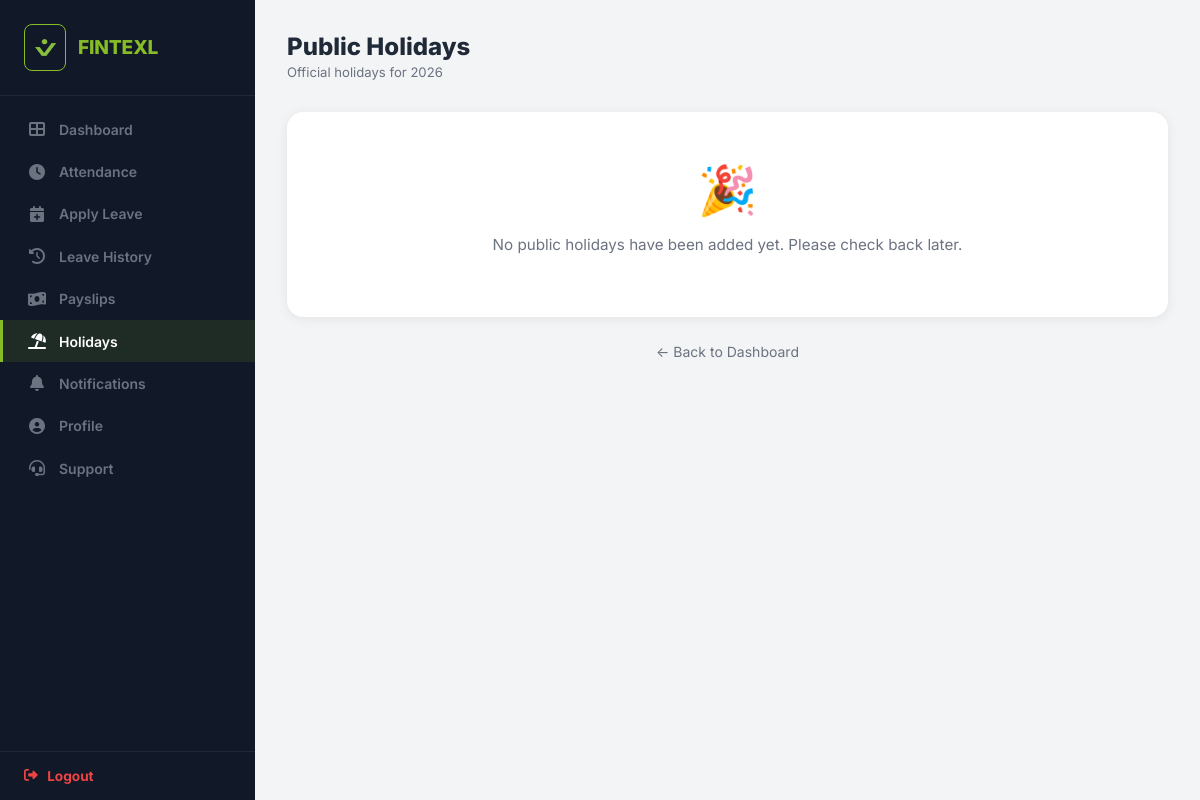
The page /dashboard/employee/holidays/ (signed in) on the database its author committed.
### zettrack_app/models.py (models this page shows, shortened)
class CustomUser(AbstractUser):
    username = None
    email = models.EmailField(_('email address'), unique=True)
    phone = models.CharField(max_length=15, unique=True, blank=True, null=True)
    company = models.ForeignKey(Company, on_delete=models.CASCADE, null=True, blank=True, related_name='users')
    is_company_admin = models.BooleanField(default=False)
    USERNAME_FIELD = 'email'
    REQUIRED_FIELDS = []
    objects = CustomUserManager()

class Company(models.Model):
    COMPANY_SIZE_CHOICES = [
        ('1-10', '1-10'),
        ('11-50', '11-50'),
        ('51-200', '51-200'),
        ('200+', '200+'),
    ]
    PRIMARY_USE_CHOICES = [
        ('attendance_only', 'Attendance only'),
        ('attendance_payroll', 'Attendance + Payroll'),
    ]
    name = models.CharField(max_length=255)
    size = models.CharField(max_length=20, choices=COMPANY_SIZE_CHOICES, blank=True)
    industry = models.CharField(max_length=100, blank=True)
    primary_use = models.CharField(max_length=50, choices=PRIMARY_USE_CHOICES, blank=True)
    no_of_branches = models.PositiveIntegerField(default=1)
    gstin = models.CharField(max_length=15, blank=True)
    referral_source = models.CharField(max_length=100, blank=True)
    country = models.CharField(max_length=100, default='India')
    state = models.CharField(max_length=100)
    city = models.CharField(max_length=100)
    logo = models.ImageField(upload_to='company_logos/', blank=True, null=True)
    created_at = models.DateTimeField(auto_now_add=True)

### zettrack_app/views.py (the view)
# urls.py: path('dashboard/employee/holidays/', views.employee_holidays, name='employee_holidays'),
@login_required
def employee_holidays(request):
    if request.user.is_company_admin:
        return redirect('admin_dashboard')
    today = date.today()
    holidays = PublicHoliday.objects.filter(company=request.user.company).order_by('date')
    return render(request, 'zettrack_app/employee_holidays.html', {
        'holidays': holidays,
        'today': today,
    })

### zettrack_app/context_processors.py (called while the page is built)
def notifications_count(request):
    if request.user.is_authenticated:
        count = Notification.objects.filter(user=request.user, is_read=False).count()
        return {'unread_notifications_count': count}
    return {'unread_notifications_count': 0}

### zettrack_app/templates/zettrack_app/employee_holidays.html (shortened to what this page needs)
{% extends 'zettrack_app/employee_base.html' %}
{% block employee_content %}
<div class="emp-page">
    <div class="emp-container">
        <div style="margin-bottom: 2rem;">
            <h1 class="emp-page-title">Public Holidays</h1>
            <p class="emp-page-subtitle">Official holidays for {{ today.year }}</p>
        </div>
        {% if holidays %}
        <div class="emp-grid" style="margin-bottom: 1.5rem;">
            <div class="emp-card" style="text-align: center;">
                <div class="emp-stat-value">{{ holidays|length }}</div>
                <div class="emp-stat-label">Total Holidays</div>
            </div>
            <div class="emp-card" style="text-align: center;">
                {% with upcoming=holidays|length %}
                <div class="emp-stat-value" id="upcoming-count">—</div>
                {% endwith %}
                <div class="emp-stat-label">Upcoming</div>
            </div>
            <div class="emp-card" style="text-align: center;">
                <div class="emp-stat-value" id="past-count">—</div>
                <div class="emp-stat-label">Past</div>
            </div>
        </div>
        <div class="emp-card">
            <h4 class="emp-card-title" style="display: flex; align-items: center; gap: 0.5rem;">
                <span style="font-size: 1.1rem;">&#127881;</span> Holiday Calendar
            </h4>
            <div style="display: flex; flex-direction: column; gap: 0;">
                {% for holiday in holidays %}
                <div class="holiday-row" data-date="{{ holiday.date|date:'Y-m-d' }}"
                     style="display: flex; justify-content: space-between; align-items: center; padding: 1rem 0; border-bottom: 1px solid #f3f4f6;">
                    <div style="display: flex; align-items: center; gap: 1rem;">
                        <div style="width: 48px; height: 48px; border-radius: 12px; background: linear-gradient(135deg, #86bc25, #6a961d); display: flex; flex-direction: column; align-items: center; justify-content: center; flex-shrink: 0; color: white;">
                            <div style="font-size: 0.65rem; font-weight: 700; line-height: 1; text-transform: uppercase;">{{ holiday.date|date:"M" }}</div>
                            <div style="font-size: 1.1rem; font-weight: 800; line-height: 1.2;">{{ holiday.date|date:"d" }}</div>
                        </div>
                        <div>
                            <div style="font-size: 0.95rem; font-weight: 700; color: #1f2937;">{{ holiday.name }}</div>
                            <div style="font-size: 0.78rem; color: #6b7280; margin-top: 0.1rem;">
                                {{ holiday.date|date:"l, d F Y" }}
                                {% if holiday.description %}&nbsp;&bull;&nbsp;{{ holiday.description }}{% endif %}
                            </div>
                        </div>
                    </div>
                    <span class="holiday-badge emp-badge emp-badge-green">Upcoming</span>
                </div>
                {% endfor %}
            </div>
        </div>
        {% else %}
        <div class="emp-card" style="text-align: center; padding: 3rem;">
            <div style="font-size: 3rem; margin-bottom: 1rem;">&#127881;</div>
            <p style="color: #6b7280; font-size: 0.95rem;">No public holidays have been added yet. Please check back later.</p>
        </div>
        {% endif %}
        <p style="text-align: center; margin-top: 1.5rem;">
            <a href="{% url 'employee_dashboard' %}" class="emp-link-muted">&larr; Back to Dashboard</a>
        </p>
    </div>
</div>
{% endblock %}

### zettrack_app/templates/zettrack_app/employee_base.html (shortened to what this page needs)
{% extends 'zettrack_app/base.html' %}
{% block content %}
<div class="emp-layout">
    <aside class="emp-sidebar" id="emp-sidebar">
        <div class="emp-sidebar-brand" style="display: flex; align-items: center; gap: 0.75rem;">
            {% if request.user.company.logo %}
                <img src="{{ request.user.company.logo.url }}" alt="Logo" style="width: 40px; height: 45px; border-radius: 8px; object-fit: cover; border: 1.5px solid var(--emp-primary);">
            {% else %}
                <div style="width: 40px; height: 45px; background: var(--emp-primary); border-radius: 8px; display: flex; align-items: center; justify-content: center; font-weight: 800; font-size: 1.1rem; color: #111827; flex-shrink: 0;">
                    {{ request.user.company.name|first|upper }}
                </div>
            {% endif %}
            <div style="overflow: hidden;">
                <div class="emp-sidebar-brand-name" style="font-size: 1.2rem; line-height: 1.1;">{{ request.user.company.name }}</div>
            </div>
        </div>
        <ul class="emp-sidebar-nav">
            <li>
                <a href="{% url 'employee_dashboard' %}"
                   class="emp-nav-link {% if request.resolver_match.url_name == 'employee_dashboard' %}active{% endif %}">
                    <span class="nav-icon"><i class="fas fa-th-large"></i></span> Dashboard
                </a>
            </li>
            <li>
                <a href="{% url 'attendance_calendar_employee' %}"
                   class="emp-nav-link {% if request.resolver_match.url_name == 'attendance_calendar_employee' %}active{% endif %}">
                    <span class="nav-icon"><i class="fas fa-clock"></i></span> Attendance
                </a>
            </li>
            <li>
                <a href="{% url 'leave_apply' %}"
                   class="emp-nav-link {% if request.resolver_match.url_name == 'leave_apply' %}active{% endif %}">
                    <span class="nav-icon"><i class="fas fa-calendar-plus"></i></span> Apply Leave
                </a>
            </li>
            <li>
                <a href="{% url 'my_regularizations' %}"
                   class="emp-nav-link {% if request.resolver_match.url_name == 'my_regularizations' %}active{% endif %}">
                    <span class="nav-icon"><i class="fas fa-history"></i></span> Leave History
                </a>
            </li>
            <li>
                <a href="{% url 'payslips' %}"
                   class="emp-nav-link {% if request.resolver_match.url_name == 'payslips' %}active{% endif %}">
                    <span class="nav-icon"><i class="fas fa-money-bill-wave"></i></span> Payslips
                </a>
            </li>
            <li>
                <a href="{% url 'employee_holidays' %}"
                   class="emp-nav-link {% if request.resolver_match.url_name == 'employee_holidays' %}active{% endif %}">
                    <span class="nav-icon"><i class="fas fa-umbrella-beach"></i></span> Holidays
                </a>
            </li>
            <li>
                <a href="{% url 'notification_dashboard' %}"
                   class="emp-nav-link {% if 'notifications' in request.resolver_match.url_name %}active{% endif %}">
                    <span class="nav-icon"><i class="fas fa-bell"></i></span> Notifications
                </a>
            </li>
            <li>
                <a href="{% url 'employee_profile' %}"
                   class="emp-nav-link {% if request.resolver_match.url_name == 'employee_profile' %}active{% endif %}">
                    <span class="nav-icon"><i class="fas fa-user-circle"></i></span> Profile
                </a>
            </li>
            <li>
                <a href="#" class="emp-nav-link">
                    <span class="nav-icon"><i class="fas fa-headset"></i></span> Support
                </a>
            </li>
        </ul>
        <div class="emp-sidebar-footer">
            <a href="{% url 'logout' %}" class="emp-logout-link">
                <i class="fas fa-sign-out-alt"></i> Logout
            </a>
        </div>
    </aside>
    <main class="emp-main">
        {% block employee_content %}{% endblock %}
    </main>
</div>
{% endblock %}

### zettrack_app/templates/zettrack_app/base.html (style rules this page uses)
:root { --primary-color: #86bc25; --primary-dark: #6a961d; --text-dark: #000000; }
html { scroll-behavior: smooth; }
body { font-family: 'Inter', -apple-system, BlinkMacSystemFont, "Segoe UI", Roboto, sans-serif; margin: 0; padding: 0; background-color: #ffffff; color: var(--text-dark); }

### zettrack_app/templates/zettrack_app/employee_base.html (style rules this page uses)
:root { --emp-primary: #86bc25; --emp-primary-dark: #6a961d; --emp-sidebar-bg: #111827; --emp-sidebar-border: #1f2937; --emp-text: #1f2937; --emp-muted: #6b7280; --emp-bg: #f3f4f6; --emp-card-shadow: 0 2px 12px rgba(0,0,0,0.07); }
.emp-layout { display: flex; min-height: 100vh; }
.emp-sidebar { width: 255px; background: var(--emp-sidebar-bg); color: white; display: flex; flex-direction: column; flex-shrink: 0; position: sticky; top: 0; height: 100vh; overflow-y: auto; }
.emp-sidebar-brand { padding: 1.5rem; border-bottom: 1px solid var(--emp-sidebar-border); }
.emp-sidebar-brand-name { font-size: 1.6rem; font-weight: 800; color: var(--emp-primary); letter-spacing: -0.01em; }
.emp-sidebar-nav { flex: 1; padding: 0.75rem 0; list-style: none; margin: 0; }
.emp-nav-link { display: flex; align-items: center; gap: 0.75rem; padding: 0.7rem 1.5rem; text-decoration: none; font-size: 0.875rem; font-weight: 600; color: #6b7280; border-left: 3px solid transparent; transition: color 0.18s, background 0.18s, border-color 0.18s; }
.emp-nav-link.active { color: #fff; background: rgba(134,188,37,0.12); border-left-color: var(--emp-primary); }
.emp-nav-link .nav-icon { font-size: 1rem; width: 20px; text-align: center; flex-shrink: 0; }
.emp-sidebar-footer { padding: 1rem 1.5rem; border-top: 1px solid var(--emp-sidebar-border); }
.emp-logout-link { display: flex; align-items: center; gap: 0.6rem; text-decoration: none; color: #ef4444; font-weight: 700; font-size: 0.85rem; transition: color 0.2s; }
.emp-main { flex: 1; background: var(--emp-bg); overflow-y: auto; min-height: 100vh; }
.emp-page { padding: 2rem; }
.emp-container { max-width: 920px; margin: 0 auto; }
.emp-page-title { font-size: 1.5rem; font-weight: 800; color: var(--emp-text); margin: 0; }
.emp-page-subtitle { font-size: 0.82rem; color: var(--emp-muted); margin: 0.2rem 0 0; }
.emp-card { background: white; border-radius: 16px; box-shadow: var(--emp-card-shadow); padding: 1.75rem; }
.emp-link-muted { color: var(--emp-muted); text-decoration: none; font-size: 0.875rem; transition: color 0.18s; }

### rows shown on the page
CustomUser: user.company.logo (picture), user.company.name "FINTEXL"

### other values the page prints
{{ today.year }} "2026"
